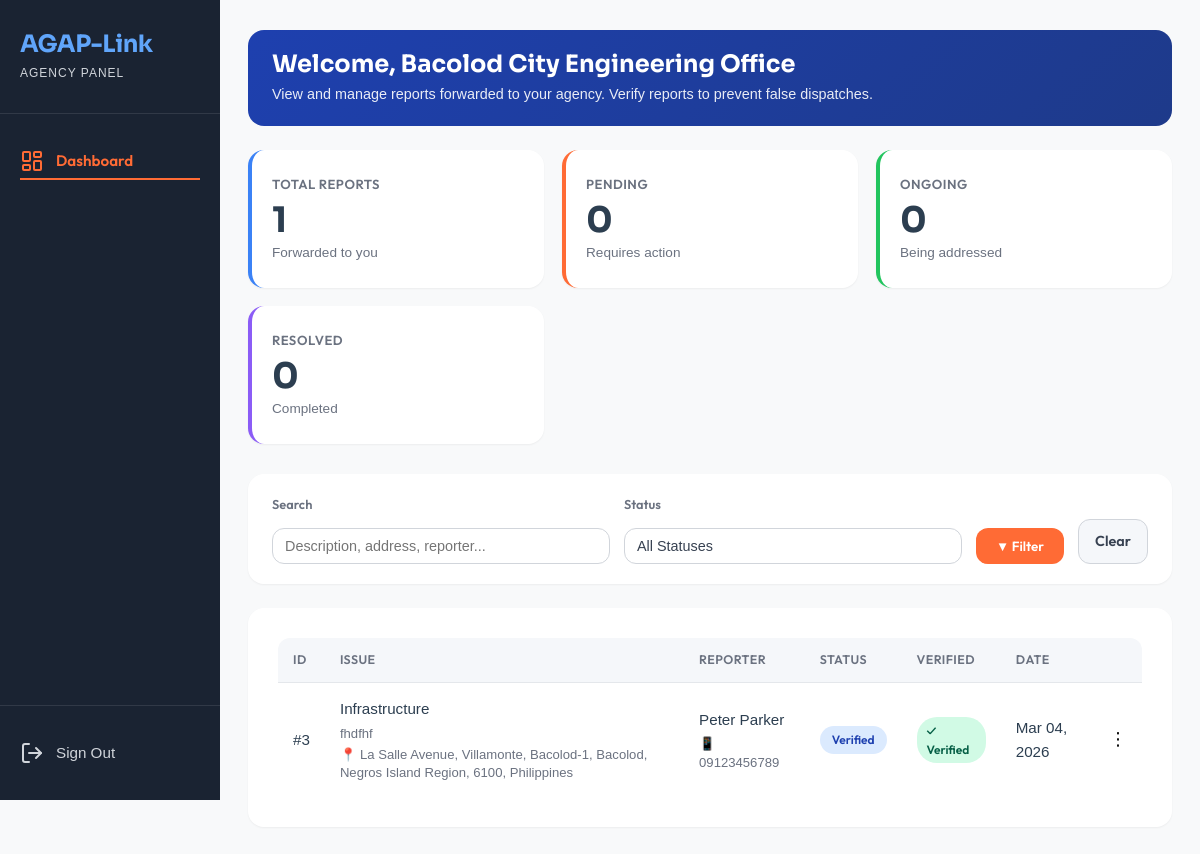
Screenshot of /view/lgu_module/agency_dashboard.php (signed in) with the database file from the repository.
### tables this page shows
CREATE TABLE `reports` (
  `report_id` int(11) NOT NULL,
  `user_id` int(11) NOT NULL,
  `category_id` int(11) NOT NULL,
  `assigned_agency_id` int(11) DEFAULT NULL,
  `description` text NOT NULL,
  `address` varchar(255) NOT NULL,
  `photo_path` varchar(255) DEFAULT NULL,
  `gps_lat` decimal(10,8) DEFAULT NULL,
  `gps_long` decimal(11,8) DEFAULT NULL,
  `status` enum('Pending','Verified','Forwarded','Ongoing','Resolved') DEFAULT 'Pending',
  `priority` enum('Low','Medium','Critical') DEFAULT 'Low',
  `created_at` timestamp NOT NULL DEFAULT current_timestamp(),
  `updated_at` timestamp NOT NULL DEFAULT current_timestamp() ON UPDATE current_timestamp(),
  `is_archived` tinyint(1) NOT NULL DEFAULT 0 COMMENT '0 = active, 1 = archived (soft-deleted)',
  `archived_at` datetime DEFAULT NULL,
  `is_verified` tinyint(1) NOT NULL DEFAULT 0,
  `agency_verified_at` datetime DEFAULT NULL
);

CREATE TABLE `categories` (
  `category_id` int(11) NOT NULL,
  `name` varchar(50) NOT NULL,
  `description` text DEFAULT NULL,
  `created_at` timestamp NOT NULL DEFAULT current_timestamp()
);

CREATE TABLE `users` (
  `user_id` int(11) NOT NULL,
  `first_name` varchar(100) NOT NULL,
  `middle_initial` varchar(5) DEFAULT NULL,
  `last_name` varchar(100) NOT NULL,
  `email` varchar(255) NOT NULL,
  `phone_number` varchar(20) NOT NULL,
  `password_hash` varchar(255) NOT NULL,
  `created_at` datetime NOT NULL DEFAULT current_timestamp(),
  `last_login` datetime DEFAULT NULL
);

### model/Report.php (called while the page is built, shortened)
<?php
require_once dirname(__DIR__) . '/config/agaplinkdb.php';
class Report
{
    private $conn;
    public function __construct()
    {
        global $conn;
        $this->conn = $conn;
    }
    public function getAgencyReports(int $agency_id, $filterStatus = '', $filterSearch = '')
    {
        $sql = "SELECT r.*, c.name AS category_name,
                       CONCAT(u.first_name, ' ', IFNULL(CONCAT(u.middle_initial, '. '), ''), u.last_name) AS reporter_name,
                       u.phone_number AS reporter_phone
                FROM reports r
                LEFT JOIN categories c ON r.category_id = c.category_id
                LEFT JOIN users      u ON r.user_id = u.user_id
                WHERE r.assigned_agency_id = ? AND (r.is_archived = 0 OR r.is_archived IS NULL)";
        $params = [$agency_id];
        $sql .= " ORDER BY r.created_at DESC";
        $stmt = $this->conn->prepare($sql);
        $stmt->execute($params);
        return $stmt->fetchAll(PDO::FETCH_ASSOC);
    }
}

### view/lgu_module/agency_dashboard.php (the view, shortened to what this page needs)
<?php
require_once MODEL_PATH . 'Report.php';
$agency_id      = $_SESSION['agency_id'];
$agency_name    = $_SESSION['agency_name'];
$filterStatus = $_GET['status'] ?? '';
$filterSearch  = trim($_GET['search'] ?? '');
$reportModel = new Report();
$agencyReports = $reportModel->getAgencyReports($agency_id, $filterStatus, $filterSearch);
$hasReports   = !empty($agencyReports);
?>
<!DOCTYPE html>
<html lang="en">
<head>
    <link rel="stylesheet" href="<?= ASSET_URL ?>/css/agency_module/agency_module.css">
</head>
<body data-base-url="<?= BASE_URL ?>">
    <div class="dashboard-container">
        <aside class="sidebar">
            <div class="sidebar-header">
                <h1 class="logo" style="color: #60a5fa;">AGAP-Link</h1>
                <p class="user-panel-label">AGENCY PANEL</p>
            </div>
            <nav class="sidebar-nav">
                <a href="<?= BASE_URL ?>/view/lgu_module/agency_dashboard.php" class="nav-item active">
                    <span class="nav-icon"><i data-lucide="layout-dashboard"></i></span>
                    <span>Dashboard</span>
                </a>
            </nav>
            <div class="sidebar-footer">
                <a href="<?= BASE_URL ?>/view/auth/logout.php" class="nav-item logout">
                    <span class="nav-icon"><i data-lucide="log-out"></i></span>
                    <span>Sign Out</span>
                </a>
            </div>
        </aside>
        <main class="main-content page-transition">
            <div class="agency-header">
                <h1>Welcome, <?= htmlspecialchars($agency_name) ?></h1>
                <p>View and manage reports forwarded to your agency. Verify reports to prevent false dispatches.</p>
            </div>
            <div class="stats-grid">
                <?php
                $totalReports   = count($agencyReports);
                $pendingCount   = count(array_filter($agencyReports, fn($r) => $r['status'] === 'Pending'));
                $ongoingCount   = count(array_filter($agencyReports, fn($r) => $r['status'] === 'Ongoing'));
                $resolvedCount  = count(array_filter($agencyReports, fn($r) => $r['status'] === 'Resolved'));
                ?>
                <div class="stat-card stat-card-blue">
                    <div class="stat-label">Total Reports</div>
                    <div class="stat-value"><?= $totalReports ?></div>
                    <div class="stat-sublabel">Forwarded to you</div>
                </div>
                <div class="stat-card stat-card-orange">
                    <div class="stat-label">Pending</div>
                    <div class="stat-value"><?= $pendingCount ?></div>
                    <div class="stat-sublabel">Requires action</div>
                </div>
                <div class="stat-card stat-card-green">
                    <div class="stat-label">Ongoing</div>
                    <div class="stat-value"><?= $ongoingCount ?></div>
                    <div class="stat-sublabel">Being addressed</div>
                </div>
                <div class="stat-card stat-card-purple">
                    <div class="stat-label">Resolved</div>
                    <div class="stat-value"><?= $resolvedCount ?></div>
                    <div class="stat-sublabel">Completed</div>
                </div>
            </div>
            <form method="GET" action="">
                <div class="filter-bar">
                    <div class="form-group">
                        <label for="search">Search</label>
                        <input type="text" id="search" name="search"
                               placeholder="Description, address, reporter..."
                               value="<?= htmlspecialchars($filterSearch) ?>">
                    </div>
                    <div class="form-group">
                        <label for="status">Status</label>
                        <select name="status" id="status">
                            <option value="">All Statuses</option>
                        </select>
                    </div>
                    <button type="submit" class="btn-filter-apply">▼ Filter</button>
                    <a href="<?= BASE_URL ?>/view/lgu_module/agency_dashboard.php" class="btn-clear">Clear</a>
                </div>
            </form>
            <section class="reports-section">
                <?php if (!$hasReports): ?>
                    <div class="empty-state">
                        <div class="empty-icon">📋</div>
                        <p class="empty-message">No reports found<?= ($filterStatus || $filterSearch) ? ' matching your filters.' : ' forwarded to your agency yet.' ?></p>
                    </div>
                <?php else: ?>
                    <div class="table-wrapper">
                        <table class="reports-table">
                            <thead>
                                <tr>
                                    <th>ID</th>
                                    <th>Issue</th>
                                    <th>Reporter</th>
                                    <th>Status</th>
                                    <th>Verified</th>
                                    <th>Date</th>
                                    <th></th>
                                </tr>
                            </thead>
                            <tbody>
                                <?php foreach ($agencyReports as $report): ?>
                                <tr>
                                    <td>#<?= htmlspecialchars($report['report_id']) ?></td>
                                    <td>
                                        <?= htmlspecialchars($report['category_name'] ?? 'General') ?>
                                        <span class="report-cell-sub">
                                            <?= htmlspecialchars(mb_strimwidth($report['description'] ?? '', 0, 60, '…')) ?>
                                        </span>
                                        <span class="report-cell-sub" style="color: #6b7280;">
                                            📍 <?= htmlspecialchars($report['address'] ?? 'No address') ?>
                                        </span>
                                    </td>
                                    <td>
                                        <?= htmlspecialchars($report['reporter_name'] ?? 'N/A') ?>
                                        <span class="report-cell-sub">
                                            📱 <?= htmlspecialchars($report['reporter_phone'] ?? 'N/A') ?>
                                        </span>
                                    </td>
                                    <td>
                                        <?php
                                        $status = strtolower($report['status']);
                                        $statusClass = match ($status) {
                                            'pending'   => 'status-pending',
                                            'ongoing'   => 'status-ongoing',
                                            'verified'  => 'status-verified',
                                            'forwarded' => 'status-forwarded',
                                            'resolved'  => 'status-resolved',
                                            default     => 'status-pending'
                                        };
                                        ?>
                                        <span class="<?= $statusClass ?>"><?= ucfirst($status) ?></span>
                                    </td>
                                    <td>
                                        <?php if ($report['is_verified']): ?>
                                            <span class="verify-badge verify-confirmed">✓ Verified</span>
                                        <?php else: ?>
                                            <span class="verify-badge verify-pending">⏳ Pending</span>
                                        <?php endif; ?>
                                    </td>
                                    <td><?= date('M d, Y', strtotime($report['created_at'])) ?></td>
                                    <td class="action-cell">
                                        <div class="meatballs-container">
                                            <button type="button" class="meatballs-btn">⋮</button>
                                        </div>
                                    </td>
                                </tr>
                                <?php endforeach; ?>
                            </tbody>
                        </table>
                    </div>
                <?php endif; ?>
            </section>
        </main>
    </div>
</body>
</html>

### assets/css/user_module/user_module.css (style rules this page uses)
html, body { width: 100%; overflow-x: hidden; }
* { margin: 0; padding: 0; box-sizing: border-box; }
body { font-family: var(--font-primary); background-color: var(--color-light); color: var(--color-gray-800); line-height: 1.6; }
.dashboard-container { display: flex; min-height: 100vh; }
.sidebar { width: 250px; background-color: var(--color-dark); color: var(--color-white); display: flex; flex-direction: column; position: fixed; top: 0; left: 0; height: 100vh; transition: width 0.3s ease; flex-shrink: 0; z-index: 100; }
.sidebar-header { padding: 30px 20px; border-bottom: 1px solid rgba(255, 255, 255, 0.1); }
.logo { font-size: 1.5rem; font-weight: 700; color: var(--color-primary); margin-bottom: 5px; font-family: var(--font-display); }
.user-panel-label { font-size: 0.75rem; color: var(--color-gray-300); letter-spacing: 1px; }
.sidebar-nav { flex: 1; padding: 20px 0; position: relative; }
.nav-icon { margin-right: 12px; font-size: 1.2rem; }
.sidebar-footer { border-top: 1px solid rgba(255, 255, 255, 0.1); padding: 20px 0; }
.logout { color: var(--color-gray-300); }
.main-content { flex: 1; padding: 30px; min-height: 100vh; }
.stats-grid { display: grid; grid-template-columns: repeat(auto-fit, minmax(250px, 1fr)); gap: 20px; margin-bottom: 40px; }
.stat-card { background: var(--color-white); padding: 20px; border-radius: var(--radius-lg); box-shadow: var(--shadow-sm); border-left: 4px solid; transition: all var(--transition-fast); }
.stat-card-blue { border-left-color: #3b82f6; }
.stat-card-green { border-left-color: var(--color-success); }
.stat-card-orange { border-left-color: var(--color-primary); }
.stat-label { font-size: 0.9rem; color: var(--color-gray-600); margin-bottom: 10px; font-weight: 600; }
.stat-value { font-size: 2.2rem; font-weight: 700; color: var(--color-secondary); margin-bottom: 5px; font-family: var(--font-display); }
.stat-sublabel { font-size: 0.85rem; color: var(--color-gray-600); }
.status-verified { background-color: #dbeafe; color: #1e40af; }
.form-group { display: flex; flex-direction: column; gap: 8px; }
@media (min-width: 769px) and (max-width: 1279px) { .sidebar { width: 220px; } }
@media (min-width: 769px) and (max-width: 1279px) { .main-content { margin-left: 220px; padding: 35px 30px; } }
@media (min-width: 769px) and (max-width: 1279px) { .stats-grid { grid-template-columns: repeat(3, 1fr); } }
.page-transition { opacity: 0; transform: translateY(10px); animation: pageFadeIn 1s ease forwards; }
.nav-item { position: relative; display: flex; align-items: center; padding: 15px 20px; font-size: 0.95rem; color: var(--color-gray-300); text-decoration: none; overflow: hidden; border-radius: 8px; z-index: 1; transition: color 0.45s ease, transform 0.25s ease; }
.nav-item::before { content: ""; position: absolute; bottom: 8px; left: 20px; height: 2px; width: calc(100% - 40px); background: var(--color-primary); transform: scaleX(0); transform-origin: left; transition: transform 0.6s cubic-bezier(0.4, 0, 0.2, 1); }
.nav-item.active { color: var(--color-primary); font-weight: 600; }
.nav-item.active::before { transform: scaleX(1); }
.nav-item.logout { color: var(--color-gray-300); }
.nav-item.logout::before { background: #ef4444; }
.sidebar { overflow-y: auto; scroll-behavior: smooth; }

### rows the page displays
reports: status "0", report_id "3", category.name "Infrastructure", description "fhdfhf", address "La Salle Avenue, Villamonte, Bacolod-1, Bacolod, Negros Island Region, 6100, Philippines", reporter_name "Peter Parker", user.phone_number "09123456789", status "Verified", is_verified "✓ Verified", created_at "Mar 04, 2026"

### other values shown
$agency_name "Bacolod City Engineering Office"
$totalReports "1"
